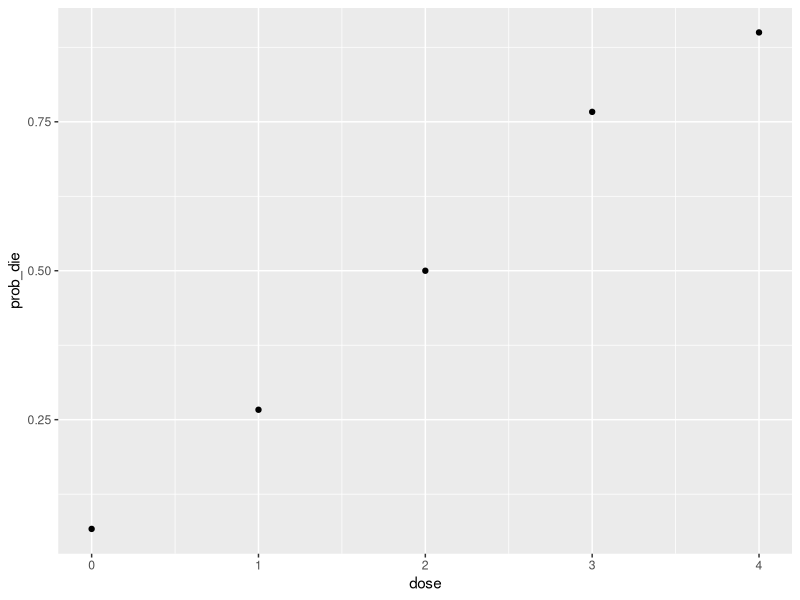
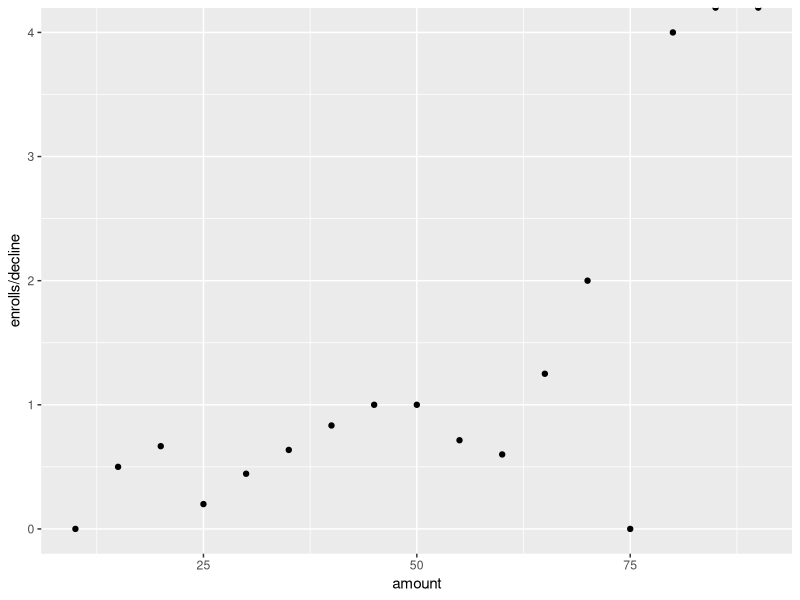

The R source for these figures, in order:
## ---- chunk 1
library(ggplot2)      # plotting commands
library(tidyverse)    # For data 
library(knitr)        # kable table formatting
library(grid)         # units function for ggplot
library(kableExtra)
## ---- chunk 2
dose = c(0, 1, 2, 3, 4)
dying = c(2, 8, 15, 23, 27)
not_dying = 30 - dying
prob_die = dying/30
bio_df = data.frame(dose, dying, not_dying, prob_die)

## Look at the dataset 
knitr::kable(bio_df,digits = 2, "latex", booktabs = T) %>% 
kable_styling(latex_options = "striped", full_width = F) 

ggplot(bio_df, aes(x = dose, y =  prob_die)) +
  geom_point()
## ---- chunk 3
y = cbind(dying, not_dying)
bio.logit = glm( y ~ dose,
                family = binomial(link = 'logit'), data = bio_df )  
summary(bio.logit)
## ---- chunk 4
# CI for beta
vcov(bio.logit) 
# variance-covariance matrix of beta MLE (fisher information inverse)

beta = bio.logit$coefficients[2]
se = sqrt(vcov(bio.logit)[2,2]) # (same as in above)
beta + c(qnorm(0.025), 0, -qnorm(0.025)) * se

## ---- chunk 5
logit.dev = sum(residuals(bio.logit, type = 'deviance')^2)
logit.dev  ## Residual deviance:  0.37875

## ---- chunk 6
# CI for pi
predict(bio.logit, 
        data.frame(dose = 0.01), 
        se.fit = TRUE, type = 'response')$fit
## ---- chunk 7
bio.probit = glm(cbind(dying,not_dying) ~ dose,
                family = binomial(link = probit ))  
summary(bio.probit)
## ---- chunk 8
# CI for beta
vcov(bio.probit) 
# variance-covariance matrix of beta MLE (fisher information inverse)
beta = bio.probit$coefficients[2]
se = sqrt(vcov(bio.probit)[2,2]) # (same as in above)
beta + c(qnorm(0.025), -qnorm(0.025)) * se # 0 is for point estimate
## ---- chunk 9
probit.dev = sum(residuals(bio.probit, type = 'deviance')^2)
probit.dev  ## Residual deviance:  0.3136684

## ---- chunk 10
# CI for pi
predict(bio.probit, data.frame(dose = 0.01), 
        se.fit = TRUE, type = 'response')$fit 

## ---- chunk 11
bio.log = glm(cbind(dying,not_dying) ~ dose,
                family = binomial(link = cloglog))  
summary(bio.log)
## ---- chunk 12
# CI for beta
vcov(bio.log) 
# variance-covariance matrix of beta MLE (fisher information inverse)
beta = bio.log$coefficients[2]
se = sqrt(vcov(bio.log)[2,2]) # (same as in above)
beta + c(qnorm(0.025), 0, -qnorm(0.025)) * se # 0 is for point estimate
## ---- chunk 13
c_log.dev = sum(residuals(bio.log, type = 'deviance')^2)
c_log.dev  ## Residual deviance:  2.23048
## ---- chunk 14
# CI for pi
predict(bio.log, data.frame(dose = 0.01), se.fit = TRUE, type = 'response')$fit 

## ---- chunk 15
row1 = c("model", "Estimateof beta" , "CI for beta", "Deviance", "p(dying|x = 0.01)")
row2 = c("logit",  1.1619, "[0.8063, 1.5175]", 0.3788, 0.0901)
row3 = c("probit",  0.6864,  "[0.4967 0.8761]" , 0.3137, 0.0853 )
row4 = c("c-log-log", 0.7468, "[0.5323, 0.9613]" ,2.2305, 0.1282)
p1 = rbind(row1, row2, row3, row4)
      

kable(p1, "latex", booktabs = T ) %>%
kable_styling(full_width = F) %>%
column_spec(1, bold = T, color = "black") %>%
column_spec(2, width = "10em")
## ---- chunk 16
# LD50 est and CI
beta0 = bio.logit$coefficients[1]
beta1 = bio.logit$coefficients[2]
betacov = vcov(bio.logit) # inverse fisher information
x0fit = -beta0/beta1
x0fit # Used for cross validation 
exp(x0fit) # point estimate of LD50

varx0 = betacov[1,1]/(beta1^2) + betacov[2,2]*(beta0^2)/(beta1^4) - 
  2*betacov[1,2]*beta0/(beta1^3)
c(x0fit,sqrt(varx0)) # point est and se
exp((x0fit + c(qnorm(0.05),-qnorm(0.05))*sqrt(varx0)))
# 90% CI for LD50
## ---- chunk 17
# LD50 est and CI
beta0 = bio.probit$coefficients[1]
beta1 = bio.probit$coefficients[2]
betacov = vcov(bio.probit) # inverse fisher information
x0fit = -beta0/beta1
x0fit # Used for cross validation 
exp(x0fit) # point estimate of LD50

varx0 = betacov[1,1]/(beta1^2) + betacov[2,2]*(beta0^2)/(beta1^4) - 
  2*betacov[1,2]*beta0/(beta1^3)
c(x0fit,sqrt(varx0)) # point est and se
exp((x0fit + c(qnorm(0.05),-qnorm(0.05))*sqrt(varx0))) # 90% CI for LD50
## ---- chunk 18
# LD50 est and CI
beta0 = bio.log$coefficients[1]
beta1 = bio.log$coefficients[2]
betacov = vcov(bio.log) # inverse fisher information
x0fit = (log(log(2))-beta0)/beta1

x0fit # Used for cross validation 
exp(x0fit) # point estimate of LD50

varx0 = betacov[1,1]/(beta1^2) + betacov[2,2]*((beta0- log(log(2)))^2)/(beta1^4) - 2 * betacov[1,2] * (beta0 - log(log(2)))/(beta1^3)
c(x0fit,sqrt(varx0)) # point est and se
exp((x0fit + c(qnorm(0.05),-qnorm(0.05))*sqrt(varx0))) # 90% CI for LD50
## ---- chunk 19
## import data
amount = function(x) 
    {x 
    x * 5}

amount = amount(2:18)
offers = c(4, 6, 10, 12, 39, 36, 22, 14, 10, 12, 8, 9, 3, 1, 5, 2, 1)
enrolls =  c(0, 2, 4, 2, 12, 14, 10, 7, 5, 5, 3, 5, 2, 0, 4, 2, 1)
decline = offers - enrolls
mph_df = data.frame(amount, 
                    offers,  decline, enrolls)

class(mph_df$amount)

## Look at the dataset 
knitr::kable(mph_df,digits = 2)

ggplot(mph_df, aes(x = amount, y =  enrolls/decline)) +
  geom_point()


## Fit the glm model 
y = cbind(enrolls, decline)
mph.logit = glm( y ~ amount,
                family = binomial(link = 'logit'), data = mph_df )  
summary(mph.logit)


## ---- chunk 20

##(1) Matched the grouped model fit 

beta0 = coef(mph.logit)[1]
beta1 = coef(mph.logit)[2]
beta_0 = amount * beta1
pihat = fitted(mph.logit) 

### Pearson-chi-square residual 
G.res = (y - offers  * pihat)/sqrt ( offers * pihat *(1 - pihat))
residuals(mph.logit, type = "pearson")
sum(residuals(mph.logit, type = "pearson")^2)

## Deviance 
dev = sum(residuals(mph.logit, type = "deviance")^2)
dev 


## compare with chi-square
pval = 1 - pchisq(dev, 15) ## 2 parameters: 17-2 =15
## pval is 0.77 > 0.05, fail to reject the null hypothesis, our model fits well enough.

## ---- chunk 21
beta0 
beta1 
## ---- chunk 22
# CI for beta
vcov(mph.logit) 
# variance-covariance matrix of beta MLE (fisher information inverse)
beta = mph.logit$coefficients[2]
se = sqrt(vcov(mph.logit)[2,2]) # (same as in above)
beta + c(qnorm(0.025), 0, -qnorm(0.025)) * se # 0 is for point estimate

# CI for odds ratio: exp(beta); tranfer back. 
exp(beta + c(qnorm(0.025),0,-qnorm(0.025)) * se)

## ---- chunk 23
# 40 yield rate est and CI
vcov(mph.logit) # inverse fisher information
x_fit = (log(0.4/(1 - 0.4)) - beta0)/beta1  ## point est.  40.13429 
beta1_sq = beta1^2
# point estimate of 40% yield rate
varx0 = betacov[1,1] *  (1/beta1)^2 + (log(2/3) - beta0)^2*betacov[2,2] / (beta1^4) + 2 * (betacov[1,2]  * (log(2/3) - beta0) * (1/beta1^3 ) )

c(x_fit,sqrt(varx0)) # point est and se
x_fit + c(qnorm(0.025),-qnorm(0.025))*sqrt(varx0) # 95% CI for yield rate 40%
